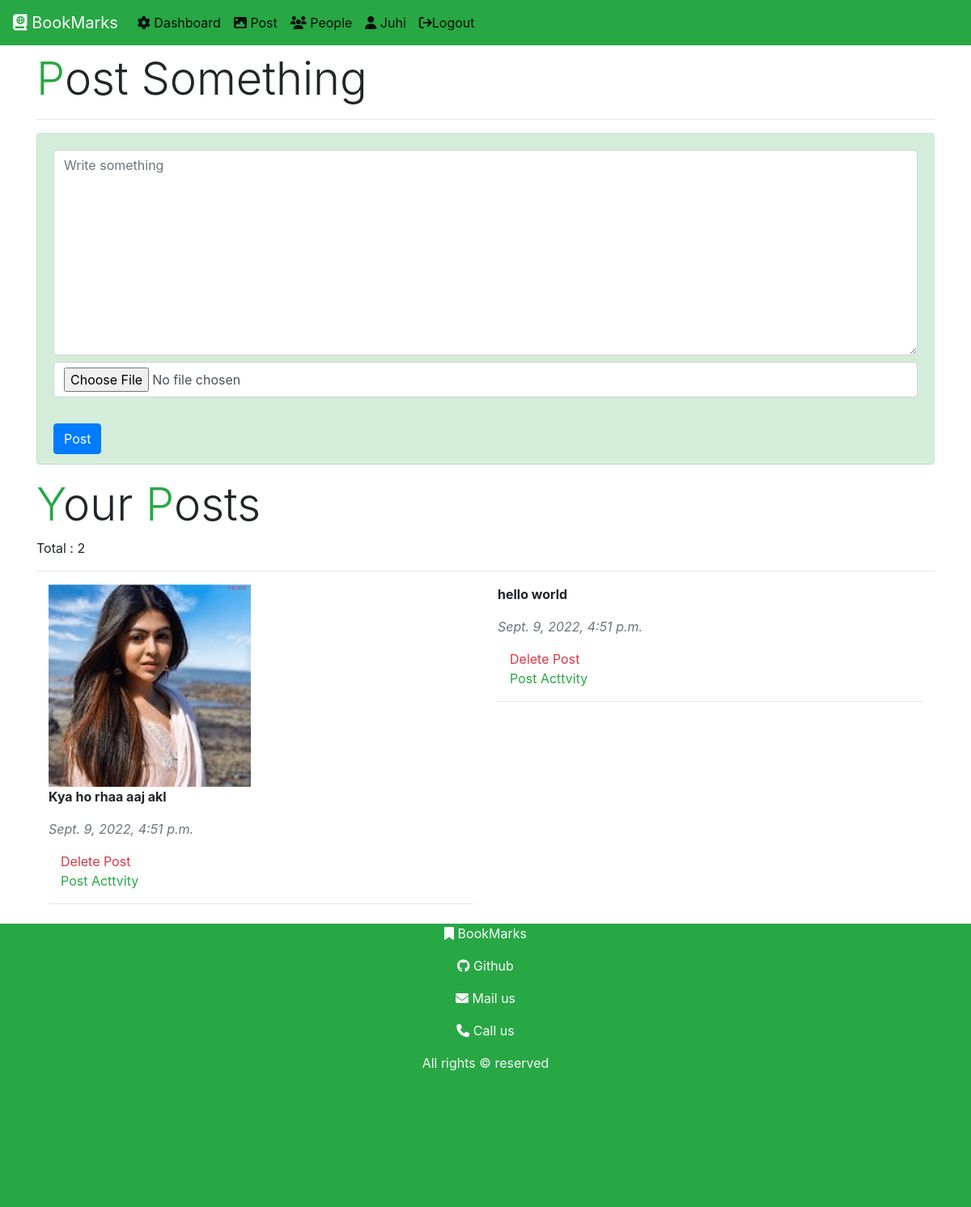
/user/post/ (signed in), run on an earlier commit of the app's database.
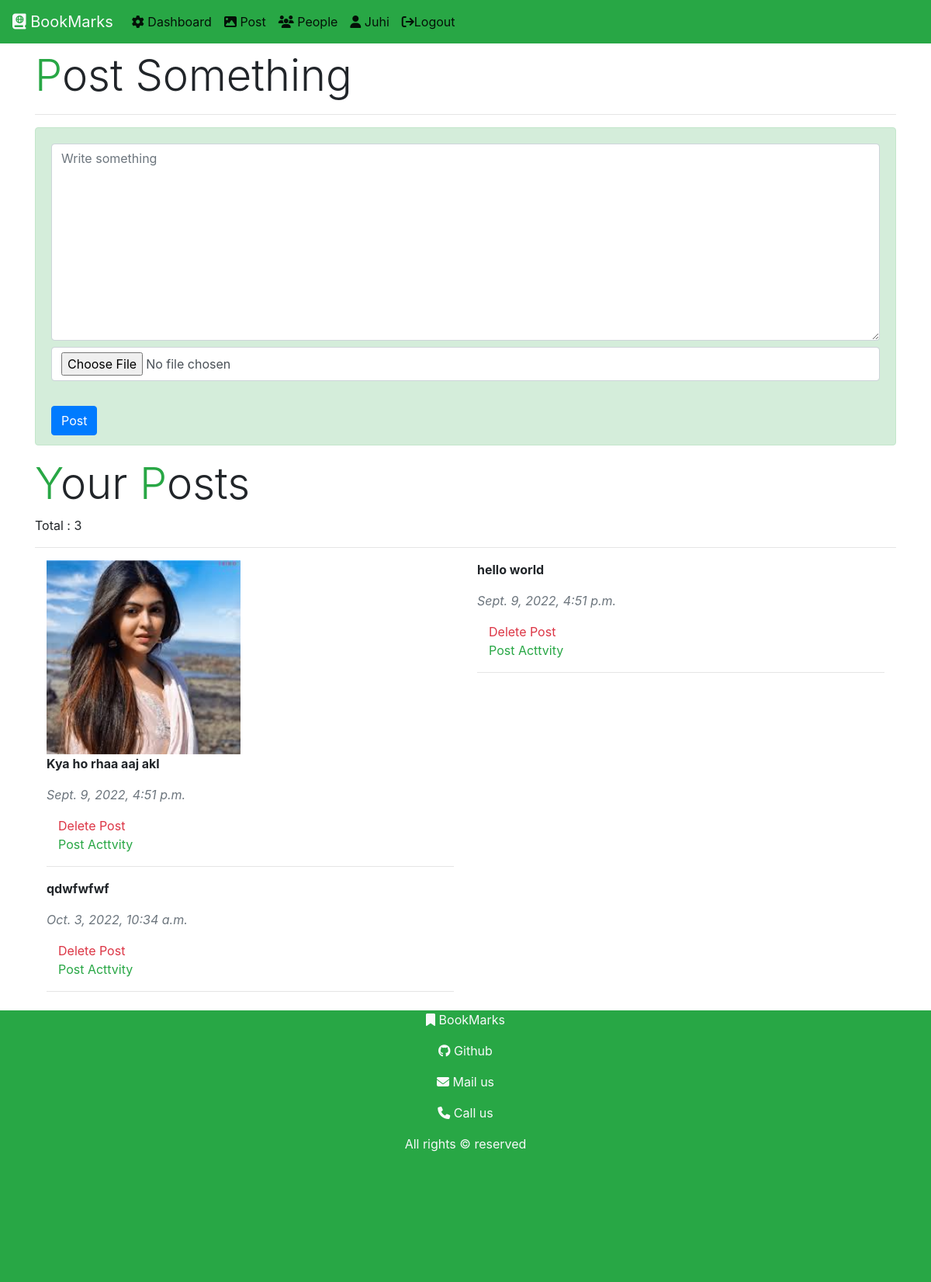
And on a later commit of the database.
### users/models.py (models this page shows)
class posts(models.Model):
    user = models.ForeignKey(users,on_delete=models.CASCADE)
    postdata = models.TextField(blank=True)
    postimg = models.ImageField(upload_to='postimg/',null=True)
    dateofpost = models.DateTimeField(auto_now_add=True,blank=True)

### users/views.py (the view, shortened to what this page needs)
# urls.py: path('post/',views.post.as_view(),name='post'),
class post(View):
    @method_decorator(checkingUserAuthentication)
    def get(self, request):
        if request.isauth:
            mypost = posts.objects.filter(user=users.objects.get(email=request.email))
            return render(request, 'users/post.html',{
                'username' : request.name,
                'post' : mypost,
                'total' : len(mypost)
            })
        else:
            return HttpResponseRedirect('/user/login')

### users/templates/users/post.html (shortened to what this page needs)
{% extends 'core/base.html' %}
{% block content %}
{% include 'core/nav.html' with p=username %}
<div class="container mt-2">
    <h1 class="display-4">
        <span class="text-success">P</span>ost Something
        <hr class="text-success">
    </h1>
    <div class="container mt-2 alert alert-success">
        <form action="" method="post" enctype="multipart/form-data">
            <textarea name="postdata" id="post" cols="30" rows="10" class='mt-2 form-control' placeholder="Write something" required></textarea>
            <input type="file" name="postimg" id="postimg" class="mt-2 form-control">
            <br>
            <input type="submit" value="Post" class="mt-2 btn btn-primary">
        </form>
    </div>
</div>
<div class="container mt-2">
    <h1 class="display-4">
        <span class="text-success">Y</span>our  <span class="text-success">P</span>osts
    </h1>
    {% if post %}
    Total : {{total}}
    {% else %}
    Total : 0
    {% endif %}
    <hr class="text-success">
</div>
<div class="container mt-2">
    {% if post %}
    <div class="container mt-2">
        <div class="row">
       {% for i in post %}
        <div class="col-sm-6 " >
            {% if i.postimg != 'False' %}
       <img src="{{ i.postimg.url }}" alt="" class="img-fluid text-center" style="width: 250px; height: 250px; ">
         {% endif %}
            <p><b>
                {{i.postdata}}
            </b></p>
            <p class="text-secondary">
                <em>
                    {{i.dateofpost}}
                </em>
            </p>
            <div class="container mt-2">
                <a href="{% url 'deletethispost' id=i.id %}" class="text-danger">Delete Post</a>
<br>
                <a href="{% url 'postact' id=i.id  uid=i.user.id %}" class="text-success"> Post Acttvity</a>
            </div>
            <hr class="text-success">
        </div>
       {% endfor %}
    </div>
    </div>
    {% else %}
    <p>
        <b>No post yet..</b>
    </p>
    {% endif %}
</div>
{% include 'core/footer.html' %}
{% endblock content %}

What changed in the data, as far as the page shows it:
added posts: postdata "qdwfwfwf", dateofpost "Oct. 3, 2022, 10:34 a.m."
Also different on the page:
{{ total }}: "2" → "3"
